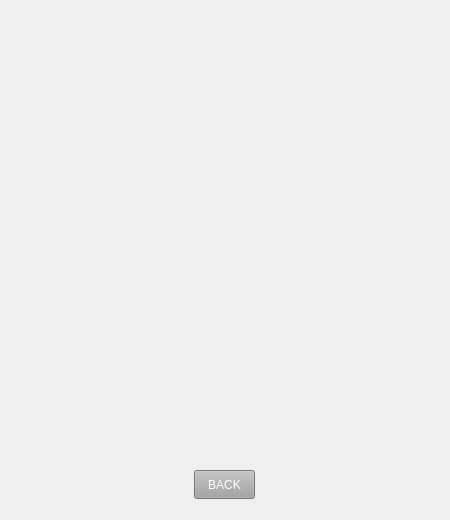
<?xml version="1.0" encoding="UTF-8"?>
<ui version="4.0">
 <class>Settings</class>
 <widget class="QWidget" name="Settings">
  <property name="geometry">
   <rect>
    <x>0</x>
    <y>0</y>
    <width>450</width>
    <height>520</height>
   </rect>
  </property>
  <property name="windowTitle">
   <string>Tetris - Settings</string>
  </property>
  <property name="windowIcon">
   <iconset resource="../resources.qrc">
    <normaloff>:/src/img/icon.png</normaloff>:/src/img/icon.png</iconset>
  </property>
  <widget class="QLabel" name="label">
   <property name="geometry">
    <rect>
     <x>0</x>
     <y>0</y>
     <width>450</width>
     <height>520</height>
    </rect>
   </property>
   <property name="styleSheet">
    <string notr="true">background-image: url(:/src/img/background.jpg);</string>
   </property>
   <property name="text">
    <string/>
   </property>
  </widget>
  <widget class="QPushButton" name="pushButton">
   <property name="geometry">
    <rect>
     <x>194</x>
     <y>470</y>
     <width>61</width>
     <height>29</height>
    </rect>
   </property>
   <property name="styleSheet">
    <string notr="true">color: rgb(255, 255, 255);
background-color: rgb(164, 164, 164);</string>
   </property>
   <property name="text">
    <string>BACK</string>
   </property>
  </widget>
 </widget>
 <resources>
  <include location="../resources.qrc"/>
 </resources>
 <connections/>
</ui>
